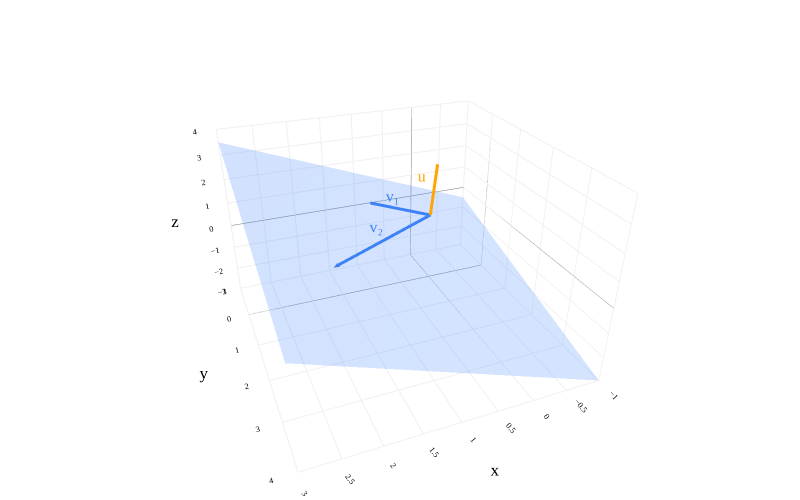

The notebook cell saved with this chart:
### Markdown cell above
---
numbering: false
---
# 2.4. Span and Linear Independence (Under Construction)

## Overview

At the end of Chapter 2.3, we considered the problem of approximating $\color{orange}\vec u = \begin{bmatrix} 1 \\ 3 \\ 6 \end{bmatrix}$ using a linear combination of $\color{#3d81f6} \vec v_1 = \begin{bmatrix} 1 \\ 0 \\ 1 \end{bmatrix}$ and $\color{#3d81f6} \vec v_2 = \begin{bmatrix} 2 \\ 2 \\ 1 \end{bmatrix}$.

### Code cell
from utils import plot_vectors
import numpy as np
import plotly.graph_objects as go

# Define the vectors
u = (1, 3, 6)
v1 = (1, 0, 1)
v2 = (2, 2, 1)

# Plot the vectors using plot_vectors function
vectors = [
    (u, "orange", r"u"),
    (v1, "#3d81f6", r"v₁"), 
    (v2, "#3d81f6", r"v₂"),
]

fig = plot_vectors(vectors, show_axis_labels=True, vdeltay=1)

# Make the plane look more rectangular by using a smaller, symmetric range for s and t
plane_extent = 20  # controls the "size" of the rectangle
num_points = 3   # fewer points for a cleaner rectangle

s_range = np.linspace(-plane_extent, plane_extent, num_points)
t_range = np.linspace(-plane_extent, plane_extent, num_points)
s_grid, t_grid = np.meshgrid(s_range, t_range)

plane_x = s_grid * v1[0] + t_grid * v2[0]
plane_y = s_grid * v1[1] + t_grid * v2[1]
plane_z = s_grid * v1[2] + t_grid * v2[2]

fig.add_trace(go.Surface(
    x=plane_x,
    y=plane_y,
    z=plane_z,
    opacity=0.8,
    colorscale=[[0, 'rgba(61,129,246,0.3)'], [1, 'rgba(61,129,246,0.3)']],
    showscale=False,
))

fig.update_layout(
    scene_camera=dict(
        eye=dict(x=0.8, y=2, z=1.2)
    ),
    scene=dict(
        zaxis=dict(range=[-3, 4])  # ensure z-axis hits -3
    ),
)

fig.show()

### Figure 1 — Plotly figure (JSON) as saved in the notebook; plotly's stock layout.template omitted (floating-point values rounded to 4 significant figures)
{"data": [{"hovertemplate": "(%{x}, %{y}, %{z})<extra></extra>", "line": {"color": "orange", "width": 6}, "mode": "lines", "showlegend": false, "type": "scatter3d", "x": [0, 1], "y": [0, 3], "z": [0, 6]}, {"colorscale": [[0, "orange"], [1, "orange"]], "hoverinfo": "skip", "showlegend": false, "showscale": false, "sizemode": "raw", "sizeref": 0.4, "type": "cone", "u": [0.1], "v": [0.3], "w": [0.6], "x": [1], "y": [3], "z": [6]}, {"hoverinfo": "skip", "mode": "text", "showlegend": false, "text": ["u"], "textfont": {"color": "orange", "family": "Palatino", "size": 16}, "textposition": "middle center", "type": "scatter3d", "x": [0.6423], "y": [1.342], "z": [3]}, {"hovertemplate": "(%{x}, %{y}, %{z})<extra></extra>", "line": {"color": "#3d81f6", "width": 6}, "mode": "lines", "showlegend": false, "type": "scatter3d", "x": [0, 1], "y": [0, 0], "z": [0, 1]}, {"colorscale": [[0, "#3d81f6"], [1, "#3d81f6"]], "hoverinfo": "skip", "showlegend": false, "showscale": false, "sizemode": "raw", "sizeref": 0.4, "type": "cone", "u": [0.1], "v": [0], "w": [0.1], "x": [1], "y": [0], "z": [1]}, {"hoverinfo": "skip", "mode": "text", "showlegend": false, "text": ["v₁"], "textfont": {"color": "#3d81f6", "family": "Palatino", "size": 16}, "textposition": "middle center", "type": "scatter3d", "x": [0.5], "y": [-0.5], "z": [0.5]}, {"hovertemplate": "(%{x}, %{y}, %{z})<extra></extra>", "line": {"color": "#3d81f6", "width": 6}, "mode": "lines", "showlegend": false, "type": "scatter3d", "x": [0, 2], "y": [0, 2], "z": [0, 1]}, {"colorscale": [[0, "#3d81f6"], [1, "#3d81f6"]], "hoverinfo": "skip", "showlegend": false, "showscale": false, "sizemode": "raw", "sizeref": 0.4, "type": "cone", "u": [0.2], "v": [0.2], "w": [0.1], "x": [2], "y": [2], "z": [1]}, {"hoverinfo": "skip", "mode": "text", "showlegend": false, "text": ["v₂"], "textfont": {"color": "#3d81f6", "family": "Palatino", "size": 16}, "textposition": "middle center", "type": "scatter3d", "x": [1.106], "y": [0.6464], "z": [0.5]}, {"colorscale": [[0, "rgba(61,129,246,0.3)"], [1, "rgba(61,129,246,0.3)"]], "opacity": 0.8, "showscale": false, "type": "surface", "x": [[-60.0, -40.0, -20.0], [-20.0, 0.0, 20.0], [20.0, 40.0, 60.0]], "y": [[-40.0, -40.0, -40.0], [0.0, 0.0, 0.0], [40.0, 40.0, 40.0]], "z": [[-40.0, -20.0, 0.0], [-20.0, 0.0, 20.0], [0.0, 20.0, 40.0]]}], "layout": {"font": {"color": "black", "family": "Palatino", "size": 14}, "height": 500, "margin": {"b": 0, "l": 0, "r": 0, "t": 0}, "paper_bgcolor": "white", "plot_bgcolor": "white", "scene": {"aspectratio": {"x": 1.2, "y": 1.2, "z": 0.8}, "bgcolor": "white", "camera": {"eye": {"x": 0.8, "y": 2, "z": 1.2}}, "xaxis": {"backgroundcolor": "white", "gridcolor": "#f0f0f0", "range": [-1, 3], "showbackground": true, "tickfont": {"size": 10}, "title": {"text": "x"}, "zerolinecolor": "gray"}, "yaxis": {"backgroundcolor": "white", "gridcolor": "#f0f0f0", "range": [-1, 4], "showbackground": true, "tickfont": {"size": 10}, "title": {"text": "y"}, "zerolinecolor": "gray"}, "zaxis": {"backgroundcolor": "white", "gridcolor": "#f0f0f0", "range": [-3, 4], "showbackground": true, "tickfont": {"size": 10}, "title": {"text": "z"}, "zerolinecolor": "gray"}}, "width": 800}}
